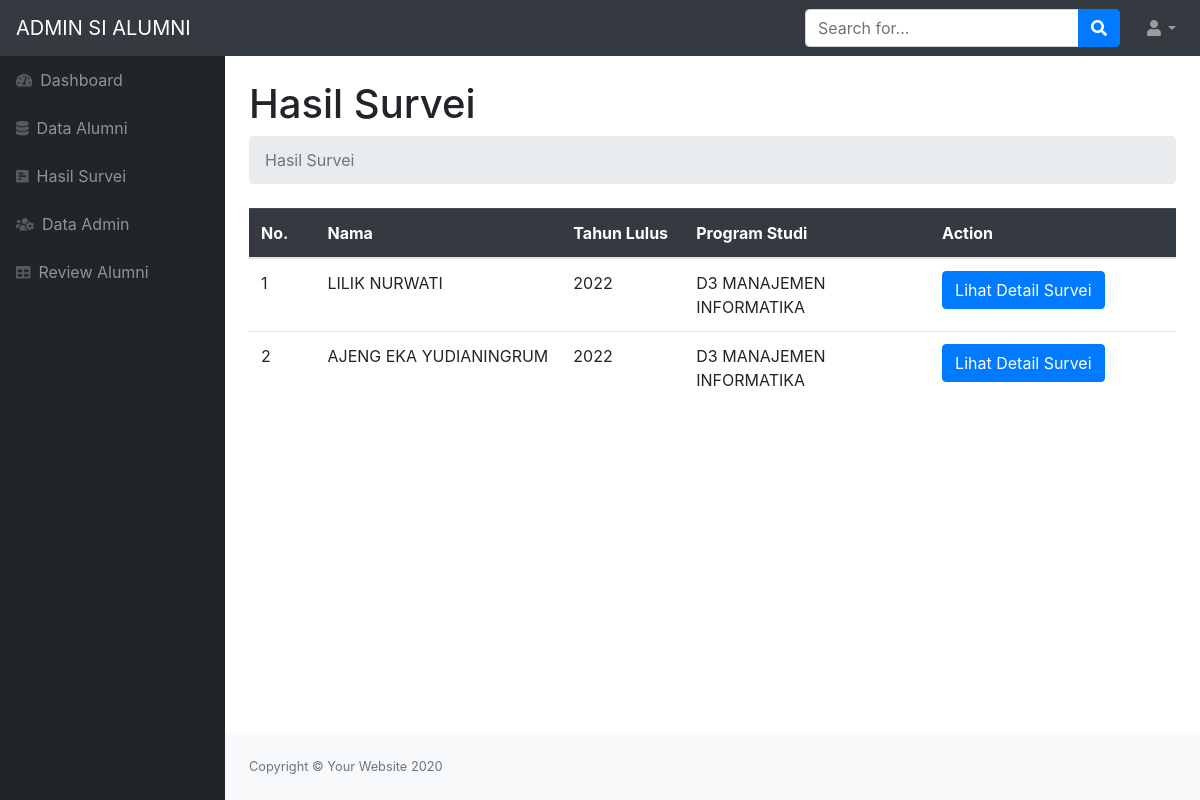
Page /hasilSurvei_page.php on the committed database.
### tables this page shows
CREATE TABLE `jawaban` (
  `idJawaban` int(11) NOT NULL,
  `idAl` int(11) NOT NULL,
  `idPert` int(11) NOT NULL,
  `jawaban` text NOT NULL
);

CREATE TABLE `alumni` (
  `idAlumni` int(11) NOT NULL,
  `username_al` varchar(255) NOT NULL,
  `password_al` varchar(100) NOT NULL,
  `nama_al` varchar(255) NOT NULL,
  `nik_al` varchar(100) NOT NULL,
  `tempat_lahir` varchar(100) NOT NULL,
  `tgl_lahir` date NOT NULL,
  `agama` varchar(100) NOT NULL,
  `no_hp` varchar(20) NOT NULL,
  `prodi` varchar(100) NOT NULL,
  `tahun_lulus` varchar(4) NOT NULL,
  `alamat` varchar(255) NOT NULL,
  `jk` varchar(100) NOT NULL,
  `profesi` varchar(255) NOT NULL
);

### hasilSurvei_page.php (the view, shortened to what this page needs)
<!DOCTYPE html>
<html lang="en">
    <head>
        <link href="css/hasilSurvei.css" rel="stylesheet" />
        <link href="https://cdn.datatables.net/1.10.20/css/dataTables.bootstrap4.min.css" rel="stylesheet" />
    </head>
    <body class="sb-nav-fixed">
        <nav class="sb-topnav navbar navbar-expand navbar-dark bg-dark">
            <a class="navbar-brand" href="index.html">ADMIN SI ALUMNI</a>
            <form class="d-none d-md-inline-block form-inline ml-auto mr-0 mr-md-3 my-2 my-md-0">
                <div class="input-group">
                    <input class="form-control" type="text" placeholder="Search for..." aria-label="Search" aria-describedby="basic-addon2" />
                    <div class="input-group-append">
                        <button class="btn btn-primary" type="button"><i class="fas fa-search"></i></button>
                    </div>
                </div>
            </form>
            <ul class="navbar-nav ml-auto ml-md-0">
                <li class="nav-item dropdown">
                    <a class="nav-link dropdown-toggle" id="userDropdown" href="#" role="button" data-toggle="dropdown" aria-haspopup="true" aria-expanded="false"><i class="fas fa-user fa-fw"></i></a>
                </li>
            </ul>
        </nav>
        <div id="layoutSidenav">
            <div id="layoutSidenav_nav">
                <nav class="sb-sidenav accordion sb-sidenav-dark" id="sidenavAccordion">
                    <div class="sb-sidenav-menu">
                        <div class="nav">
                        <a class="nav-link" href="dashboard_admin.php">
                                <div class="sb-nav-link-icon"><i class="fas fa-tachometer-alt"></i></div>
                                Dashboard
                            </a>
                            <a class="nav-link" href="alumni_page.php">
                                <div class="sb-nav-link-icon"><i class="fas fa-database"></i></div>
                               Data Alumni
                            </a>
                            <a class="nav-link" href="hasilSurvei_page.php">
                                <div class="sb-nav-link-icon"><i class="fas fa-poll-h"></i></div>
                                Hasil Survei
                            </a>
                            <a class="nav-link" href="admin_page.php">
                                <div class="sb-nav-link-icon"><i class="fas fa-users-cog"></i></div>
                                Data Admin
                            </a>
                            <a class="nav-link" href="review_page.php">
                                <div class="sb-nav-link-icon"><i class="fas fa-table"></i></div>
                                Review Alumni
                            </a>
                        </div>
                    </div>
                </nav>
            </div>
            <div id="layoutSidenav_content">
                <main>
                    <div class="container-fluid">
                        <h1 class="mt-4">Hasil Survei</h1>
                        <ol class="breadcrumb mb-4">
                            <li class="breadcrumb-item active">Hasil Survei</li>
                        </ol>
                    </div>
                    <div class="container">
                        <table class="table">
                        <thead class="table-dark">
                            <tr>
                                <th width = 5%>No. </th>
                                <th width = 20%>Nama</th>
                                <th width = 10%>Tahun Lulus</th>
                                <th width = 20%>Program Studi</th>
                                <th width = 20%>Action</th>
                            </tr>
                        </thead>
                        <tbody>
                        <?php
                            include "koneksi.php";
                            $query = mysqli_query($conn,"SELECT a.*, j.*, t.* FROM jawaban j JOIN alumni a ON j.idAl = a.idAlumni JOIN t_pertanyaan t ON j.idPert = t.id WHERE j.idPert = 1 ORDER BY j.idPert");
                            ?>
                            <?php if(mysqli_num_rows($query)>0){ ?>
                                    <?php
                                        $no = 1;
                                        while($data = mysqli_fetch_array($query)){
                                    ?>
                            <tr>
                                <td><?php echo $no ?></td>
                                <td><?php echo $data['nama_al']; ?></td>
                                <td><?php echo $data['tahun_lulus']; ?></td>
                                <td><?php echo $data['prodi']; ?></td>
                                <td><a href="detail_jawaban.php?id=<?php echo $data['idAl']; ?>"><button type="button" class="btn btn-primary">Lihat Detail Survei</button></a></td>
                            </tr>
                            <?php $no++; } ?>
                                <?php } ?>
                        </tbody>
                        </table>
                    </div>
                </main>
                <footer class="py-4 bg-light mt-auto">
                    <div class="container-fluid">
                        <div class="d-flex align-items-center justify-content-between small">
                            <div class="text-muted">Copyright &copy; Your Website 2020</div>
                        </div>
                    </div>
                </footer>
            </div>
        </div>
    </body>
</html>

### rows in the picture
jawaban: idAl.nama_al "LILIK NURWATI", idAl.tahun_lulus "2022", idAl.prodi "D3 MANAJEMEN INFORMATIKA"
jawaban: idAl.nama_al "AJENG EKA YUDIANINGRUM", idAl.tahun_lulus "2022", idAl.prodi "D3 MANAJEMEN INFORMATIKA"
